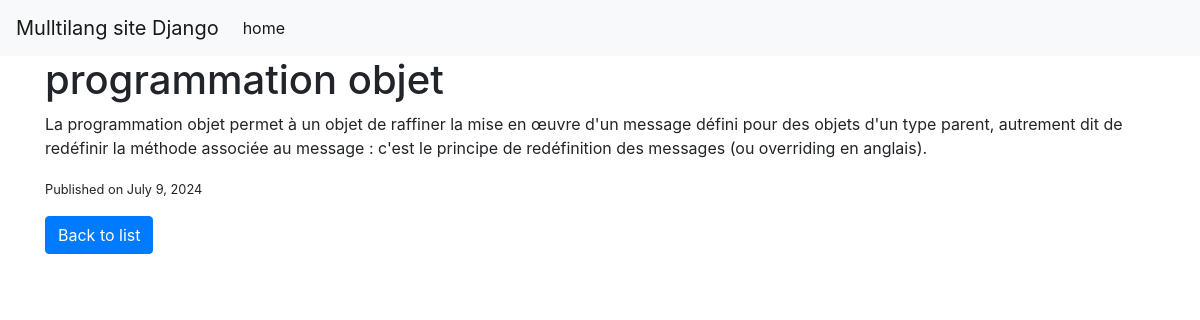
The page /en/article/5/ on the database its author committed.
### main/models.py (models this page shows, shortened)
class Article(models.Model):
    title = models.CharField(max_length=100)
    content = models.TextField()
    publication_date = models.DateField()

### main/views.py (the view)
# urls.py: path('article/<int:article_id>/', views.article_detail, name='article_detail'),  # Article detail
def article_detail(request, article_id):
    article = get_object_or_404(Article, id=article_id)
    return render(request, 'main/article_detail.html', {'article': article})

### main/templates/main/article_detail.html (shortened to what this page needs)
{% load static %}
{% load i18n %}
<!DOCTYPE html>
<html lang="fr">
<head>
    <link href="https://stackpath.bootstrapcdn.com/bootstrap/4.3.1/css/bootstrap.min.css" rel="stylesheet">
</head>
<body>
<nav class="navbar navbar-expand-lg navbar-light bg-light">
        <a class="navbar-brand" href="#">Mulltilang site Django</a>
        <div class="collapse navbar-collapse" id="navbarNav">
            <ul class="navbar-nav">
                <li class="nav-item active">
                    <a class="nav-link" href="#">{%trans "home" %} <span class="sr-only">(current)</span></a>
                </li>
            </ul>
        </div>
    </nav>
    <div class="container">
        <h1>{{ article.title }}</h1>
        <p>{{ article.content }}</p>
        <p><small>{% trans "Published on" %} {{ article.publication_date }}</small></p>
        <a href="{% url 'article_list' %}" class="btn btn-primary">{% trans "Back to list" %}</a>
    </div>
</body>
</html>

### rows shown on the page
Article: title "programmation objet", content "La programmation objet permet à un objet de raffiner la mise en œuvre d'un message défini pour des objets d'un type parent, autrement dit de redéfinir la méthode associée au message : c'est le principe de redéfinition des messages (ou overriding en anglais).", publication_date "July 9, 2024"
